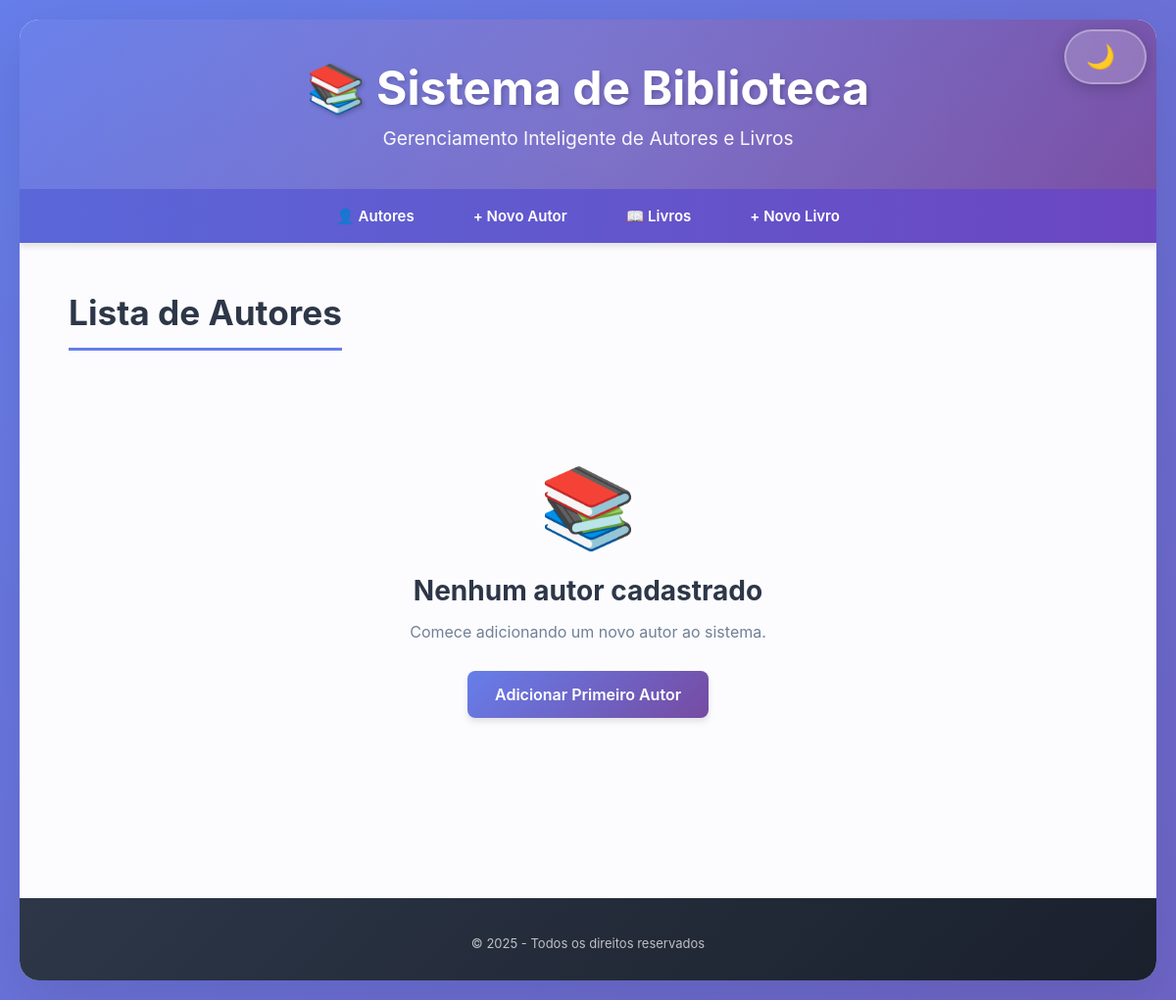
The app's page /, older data.
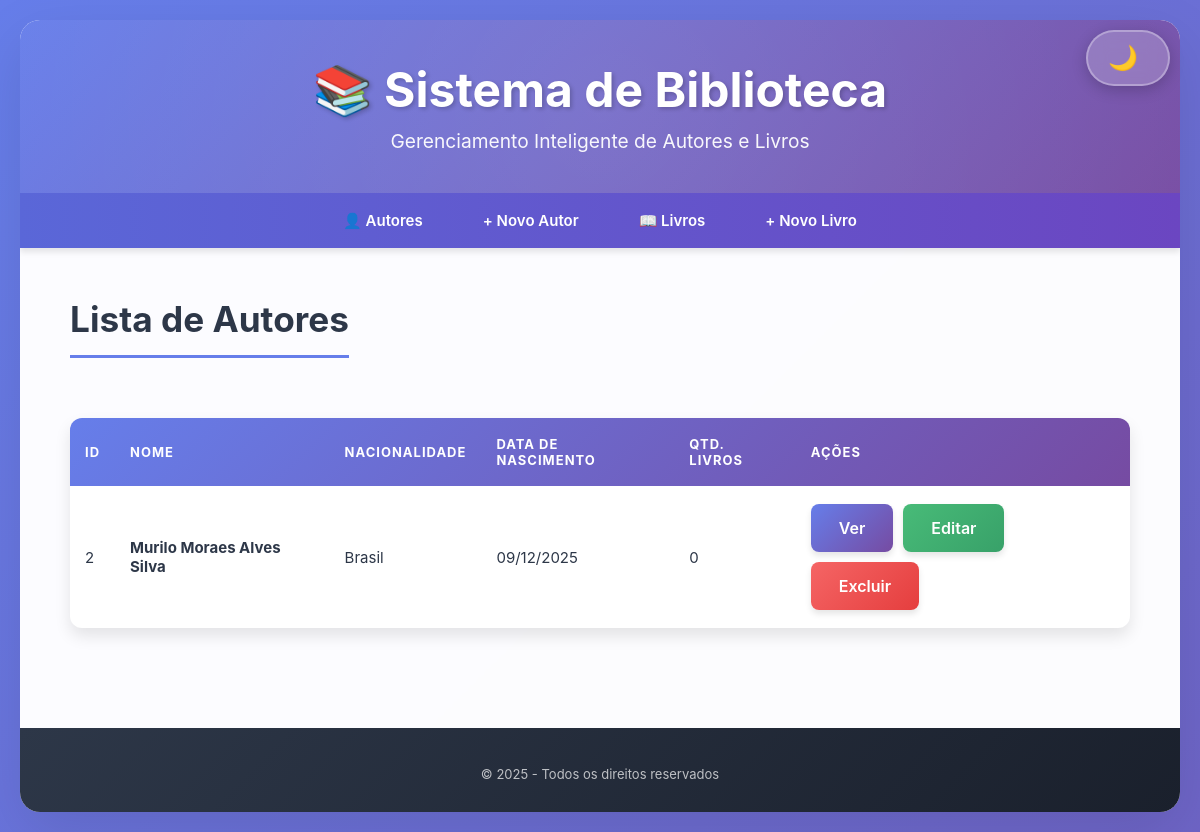
The same page, newer data.
### biblioteca/models.py (models this page shows, shortened)
class Autor(models.Model):
    nome = models.CharField(max_length=200, verbose_name="Nome Completo")
    nacionalidade = models.CharField(max_length=100, verbose_name="Nacionalidade")
    data_nascimento = models.DateField(verbose_name="Data de Nascimento")
    biografia = models.TextField(blank=True, null=True, verbose_name="Biografia")
    data_cadastro = models.DateTimeField(auto_now_add=True, verbose_name="Data de Cadastro")
    class Meta:
        verbose_name = "Autor"
        verbose_name_plural = "Autores"
        ordering = ['nome']
    def quantidade_livros(self):
        return self.livros.count()

### biblioteca/views.py (the view)
# urls.py: path('', views.autor_list, name='autor_list'),
def autor_list(request):
    autores = Autor.objects.all()
    return render(request, 'biblioteca/autor_list.html', {'autores': autores})

### biblioteca/templates/biblioteca/autor_list.html (shortened to what this page needs)
{% extends 'biblioteca/base.html' %}
{% block content %}
<h2>Lista de Autores</h2>
{% if autores %}
<table>
    <thead>
        <tr>
            <th>ID</th>
            <th>Nome</th>
            <th>Nacionalidade</th>
            <th>Data de Nascimento</th>
            <th>Qtd. Livros</th>
            <th>Ações</th>
        </tr>
    </thead>
    <tbody>
        {% for autor in autores %}
        <tr>
            <td>{{ autor.id }}</td>
            <td><strong>{{ autor.nome }}</strong></td>
            <td>{{ autor.nacionalidade }}</td>
            <td>{{ autor.data_nascimento|date:"d/m/Y" }}</td>
            <td>{{ autor.quantidade_livros }}</td>
            <td>
                <div class="actions">
                    <a href="{% url 'autor_detail' autor.pk %}" class="btn btn-primary">Ver</a>
                    <a href="{% url 'autor_update' autor.pk %}" class="btn btn-success">Editar</a>
                    <a href="{% url 'autor_delete' autor.pk %}" class="btn btn-danger">Excluir</a>
                </div>
            </td>
        </tr>
        {% endfor %}
    </tbody>
</table>
{% else %}
<div class="empty-state">
    <h3>Nenhum autor cadastrado</h3>
    <p>Comece adicionando um novo autor ao sistema.</p>
    <br>
    <a href="{% url 'autor_create' %}" class="btn btn-primary">Adicionar Primeiro Autor</a>
</div>
{% endif %}
{% endblock %}

### biblioteca/templates/biblioteca/base.html (shortened to what this page needs)
<!DOCTYPE html>
<html lang="pt-BR">
<head>
</head>
<body>
    <button class="theme-toggle" onclick="toggleTheme()">
        <span id="theme-icon">🌙</span>
    </button>
    <div class="container">
        <header>
            <h1>📚 Sistema de Biblioteca</h1>
            <p>Gerenciamento Inteligente de Autores e Livros</p>
        </header>
        <nav>
            <a href="{% url 'autor_list' %}">👤 Autores</a>
            <a href="{% url 'autor_create' %}">+ Novo Autor</a>
            <a href="{% url 'livro_list' %}">📖 Livros</a>
            <a href="{% url 'livro_create' %}">+ Novo Livro</a>
        </nav>
        <div class="content">
            {% block content %}
            {% endblock %}
        </div>
        <footer>
            <p style="font-size: 13px; margin-top: 8px; opacity: 0.7;">© 2025 - Todos os direitos reservados</p>
        </footer>
    </div>
</body>
</html>

### biblioteca/templates/biblioteca/base.html (style rules this page uses)
:root { --bg-gradient-1: #667eea; --bg-gradient-2: #764ba2; --container-bg: rgba(255, 255, 255, 0.98); --text-primary: #2d3748; --text-secondary: #718096; --card-bg: white; --border-color: #e2e8f0; --hover-bg: #f7fafc; --input-bg: white; --shadow: rgba(0,0,0,0.1); --footer-bg-1: #2d3748; --footer-bg-2: #1a202c; }
* { margin: 0; padding: 0; box-sizing: border-box; }
body { font-family: 'Inter', 'Segoe UI', Tahoma, Geneva, Verdana, sans-serif; background: linear-gradient(135deg, var(--bg-gradient-1) 0%, var(--bg-gradient-2) 100%); min-height: 100vh; padding: 20px; animation: gradientShift 15s ease infinite; background-size: 200% 200%; transition: background 0.5s ease; }
.container { max-width: 1400px; margin: 0 auto; background: var(--container-bg); border-radius: 20px; box-shadow: 0 20px 60px var(--shadow); overflow: hidden; backdrop-filter: blur(10px); animation: fadeIn 0.5s ease; transition: all 0.3s ease; }
header { background: linear-gradient(135deg, #667eea 0%, #764ba2 100%); color: white; padding: 40px; text-align: center; position: relative; overflow: hidden; }
header::before { content: ''; position: absolute; top: -50%; left: -50%; width: 200%; height: 200%; background: radial-gradient(circle, rgba(255,255,255,0.1) 0%, transparent 70%); animation: pulse 4s ease-in-out infinite; }
header h1 { font-size: 3em; margin-bottom: 10px; font-weight: 700; position: relative; z-index: 1; text-shadow: 2px 2px 4px rgba(0,0,0,0.2); }
header p { font-size: 1.2em; position: relative; z-index: 1; opacity: 0.95; }
.theme-toggle { position: fixed; top: 30px; right: 30px; z-index: 1000; background: rgba(255, 255, 255, 0.2); backdrop-filter: blur(10px); border: 2px solid rgba(255, 255, 255, 0.3); border-radius: 50px; padding: 12px 20px; cursor: pointer; display: flex; align-items: center; gap: 10px; transition: all 0.3s; box-shadow: 0 4px 15px rgba(0,0,0,0.2); }
.theme-toggle span { font-size: 24px; transition: transform 0.3s; }
nav { background: linear-gradient(to right, #5a67d8, #6b46c1); padding: 0; display: flex; justify-content: center; gap: 0; flex-wrap: wrap; box-shadow: 0 4px 6px var(--shadow); }
nav a { color: white; text-decoration: none; padding: 18px 30px; transition: all 0.3s; font-weight: 600; position: relative; overflow: hidden; font-size: 15px; }
nav a::before { content: ''; position: absolute; top: 0; left: -100%; width: 100%; height: 100%; background: rgba(255,255,255,0.2); transition: left 0.3s; }
.content { padding: 50px; min-height: 400px; }
h2 { color: var(--text-primary); font-size: 2.2em; margin-bottom: 30px; padding-bottom: 15px; border-bottom: 3px solid #667eea; display: inline-block; }
.btn { display: inline-block; padding: 14px 28px; border-radius: 8px; text-decoration: none; transition: all 0.3s; border: none; cursor: pointer; font-size: 16px; font-weight: 600; box-shadow: 0 4px 6px var(--shadow); position: relative; overflow: hidden; }
.btn::before { content: ''; position: absolute; top: 50%; left: 50%; width: 0; height: 0; border-radius: 50%; background: rgba(255,255,255,0.3); transform: translate(-50%, -50%); transition: width 0.6s, height 0.6s; }
.btn-primary { background: linear-gradient(135deg, #667eea 0%, #764ba2 100%); color: white; }
.btn-success { background: linear-gradient(135deg, #48bb78 0%, #38a169 100%); color: white; }
.btn-danger { background: linear-gradient(135deg, #f56565 0%, #e53e3e 100%); color: white; }
table { width: 100%; border-collapse: separate; border-spacing: 0; margin-top: 30px; background: var(--card-bg); border-radius: 12px; overflow: hidden; box-shadow: 0 8px 16px var(--shadow); animation: slideUp 0.5s ease; }
thead { background: linear-gradient(135deg, #667eea 0%, #764ba2 100%); color: white; }
th { padding: 18px 15px; text-align: left; font-weight: 700; text-transform: uppercase; font-size: 13px; letter-spacing: 1px; }
td { padding: 18px 15px; border-bottom: 1px solid var(--border-color); color: var(--text-primary); font-size: 15px; }
tbody tr { transition: all 0.3s; }
tbody tr:last-child td { border-bottom: none; }
.actions { display: flex; gap: 10px; flex-wrap: wrap; }
footer { background: linear-gradient(135deg, var(--footer-bg-1) 0%, var(--footer-bg-2) 100%); color: white; text-align: center; padding: 30px; margin-top: 50px; }
footer p { font-size: 15px; opacity: 0.9; }

Row changes from the older to the newer data that the page shows:
added Autor: id "2", nome "Murilo Moraes Alves Silva", nacionalidade "Brasil", data_nascimento "09/12/2025", quantidade_livros "0"
Text that changed along with them:
text no longer shown: "Nenhum autor cadastrado Comece adicionando um novo autor ao sistema. Adicionar Primeiro Autor"
text now shown: "ID NOME NACIONALIDADE DATA DE NASCIMENTO QTD. LIVROS AÇÕES"
